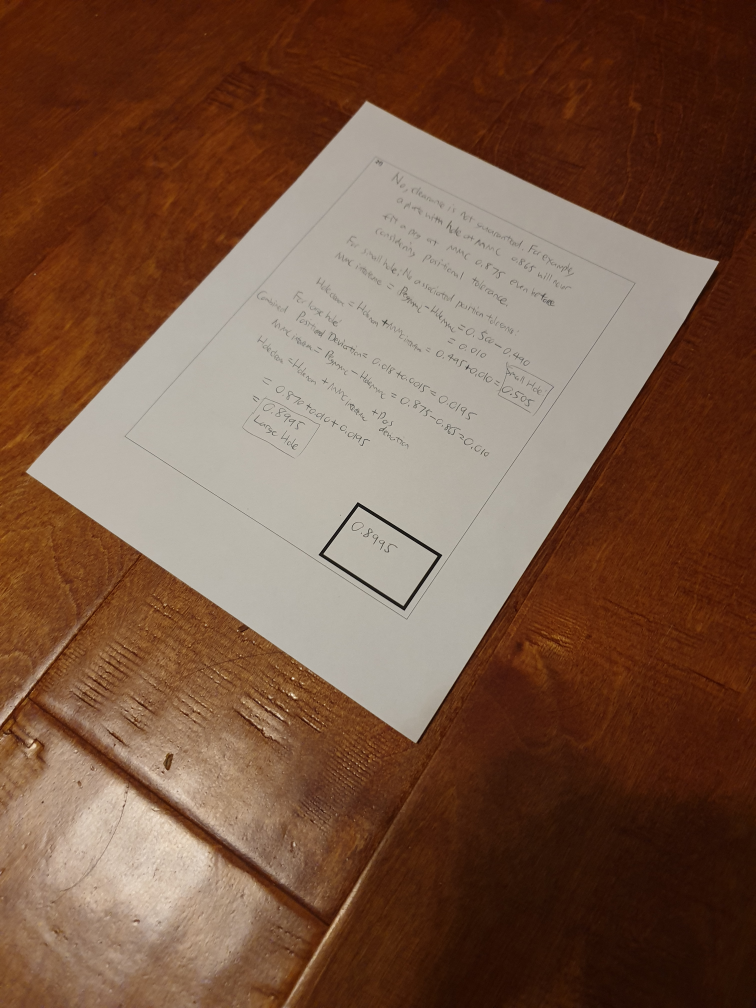
#> input picture hw2/test2.jpg, 3024 x 4032 px (shown at 1/4 size)
$ python hw2.py
#> lines starting #> are read from the running program, lines starting #| are printed output that depends on the picture; after the words box and inside, x2 and y2 are one past the last pixel; in counts of white or black regions, pixels touching at a corner belong together
# Goal: Given an input image containing a page of a document, 'scan' the page by
# outputting a well-formatted, birds-eye view of the page, the whole page, and
# nothing but the page.
import cv2
import numpy as np
import math
# Open the image + convert to grayscale in preparation for edge detection
img = cv2.imread("test2.jpg")
#> img is the input picture: shape (4032, 3024, 3); mean B, G, R 67.3, 87.1, 119.7
gray = cv2.cvtColor(img,cv2.COLOR_BGR2GRAY)
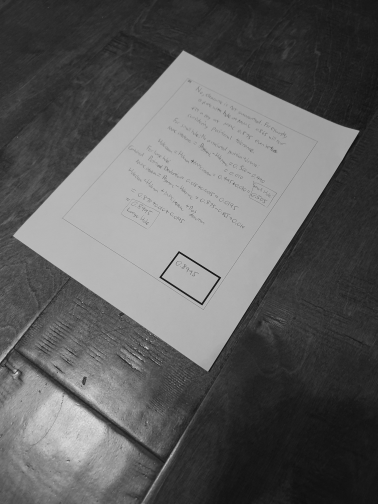
#> gray: shape (4032, 3024) (shown at 1/8 size); min 0, max 250, mean 94.6

cv2.imshow('Homework 2', gray)
cv2.waitKey(0)

# Detect edges with the Canny method (you'll need some time to calibrate your
# thresholds)
thresh = 100
useless, edges = cv2.threshold(gray, thresh, 255, cv2.THRESH_BINARY)
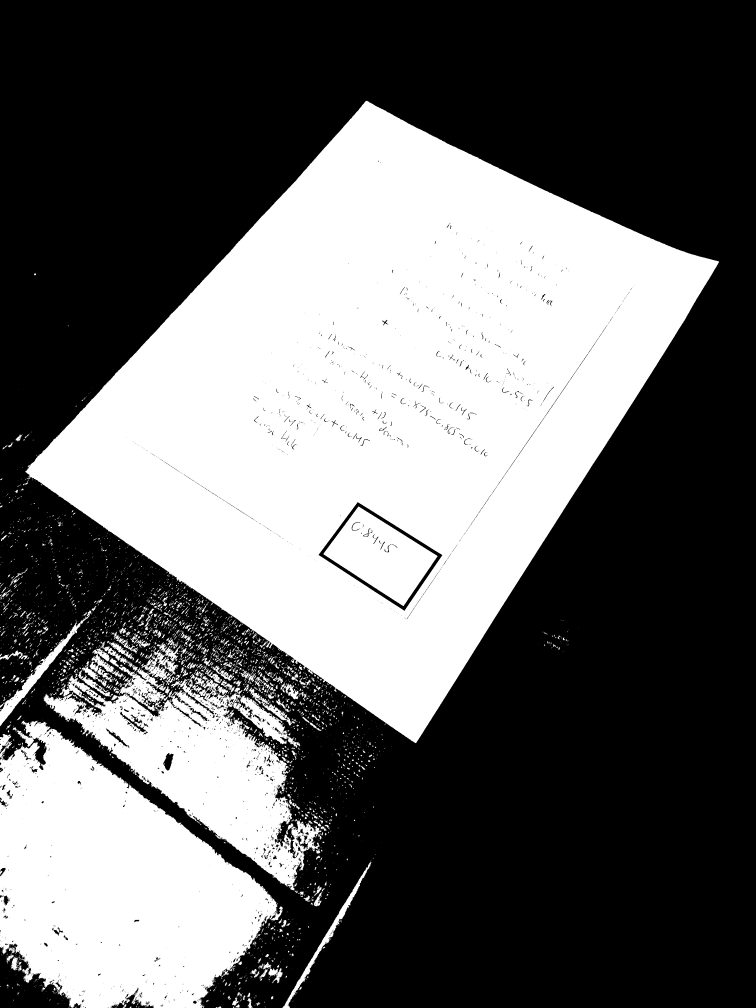
#> edges: shape (4032, 3024) (shown at 1/4 size); 40.3% white; 4401 white regions (3473 under 20 px), largest, box (x1, y1, x2, y2) and area: (101, 403, 2876, 2973) 3502320, (0, 2882, 1131, 4032) 811475, (174, 2579, 1286, 3562) 374577
#> useless = 100
cv2.imshow('Homework 2', edges)
cv2.waitKey(0)

# Dilate to strengthen Canny output as a precaution
M = np.ones((3, 3))
edges = cv2.morphologyEx(edges, cv2.MORPH_DILATE, M);
#> edges: shape (4032, 3024); 41.8% white; 1876 white regions (677 under 20 px)
cv2.imshow('Homework 2', edges)
cv2.waitKey(0)

# Identify connected components within Canny output (contours)
contours, _ = cv2.findContours(edges, cv2.RETR_LIST, cv2.CHAIN_APPROX_SIMPLE)
#> contours = 3471 contours, 2241 with area under 20; largest, box (x1, y1, x2, y2) and area: (100, 402, 2877, 2974) 3631946, (0, 2881, 1132, 4032) 836832, (172, 2548, 1294, 3563) 473597, (1275, 2009, 1768, 2442) 106266, (1293, 2025, 1751, 2425) 92043
contours = sorted(contours, key = cv2.contourArea, reverse = True)[:5]
#> contours = 5 contours; box (x1, y1, x2, y2) and area: (100, 402, 2877, 2974) 3631946, (0, 2881, 1132, 4032) 836832, (172, 2548, 1294, 3563) 473597, (1275, 2009, 1768, 2442) 106266, (1293, 2025, 1751, 2425) 92043
for i in range(len(contours)):
    # What function do we use for polynomial estimation of a contour?
    epsilon = 0.05*cv2.arcLength(contours[i],True)
    poly = cv2.approxPolyDP(contours[i],epsilon,True)
    # What criteria might we want poly to fulfill for it to be considered a page?
    if len(poly) == 4:
        # contours are weirdly formatted (every point is wrapped in another array)
        # so we need to deal with that
        poly = poly[:, 0, :]
        # Some drawing functions to illustrate the page and its four corners
        copy = img.copy()
        cv2.drawContours(copy, contours, i, (0, 255, 0), -1)
        for corner in poly:
            cv2.circle(copy, tuple(corner), 20, (0, 0, 0), -1)
        imS = cv2.resize(copy, (1920, 1080))
        cv2.imshow('Homework 2', imS)
        cv2.waitKey(0)
        # Determine perspective transform matrix
        # Be very mindful of the exact ordering of points -- the detected top-left
        # corner should be at the same index as the ideal top-left corner, and so
        # on. In the interest of time you are allowed to hardcode the corner values for
        # the supplied test image.
        poly = poly[poly[:,1].argsort()]
        top = poly[:2]
        top = top[top[:,0].argsort()]
        topLeft = top[0]
        topRight = top[1]
        bottom = poly[2:]
        bottom = bottom[bottom[:,0].argsort()]
        bottomLeft = bottom[0]
        bottomRight = bottom[1]
        #Get width and height
        widthTop = np.sqrt(((topLeft[0] - topRight[0]) ** 2) + ((topLeft[1] - topRight[1]) ** 2))
        widthBottom = np.sqrt(((bottomLeft[0] - bottomRight[0]) ** 2) + ((bottomLeft[1] - bottomRight[1]) ** 2))
        maxWidth = max(int(widthTop), int(widthBottom))
        heightTop = np.sqrt(((topLeft[0] - bottomLeft[0]) ** 2) + ((topLeft[1] - bottomLeft[1]) ** 2))
        heightBottom = np.sqrt(((bottomRight[0] - topRight[0]) ** 2) + ((bottomRight[1] - topRight[1]) ** 2))
        maxHeight = max(int(heightTop), int(heightBottom))
        src = np.float32([topLeft,topRight,bottomLeft,bottomRight])
        dst = np.float32([[0,0],[maxWidth,0],[0,maxHeight],[maxWidth,maxHeight]])
        M = cv2.getPerspectiveTransform(src, dst)
        # Perform the perspective transform
        dst = cv2.warpPerspective(img,M,(maxWidth, maxHeight),flags=cv2.INTER_LINEAR)
        break
#> this loop made 1 pass
#> (epsilon, widthTop, widthBottom, maxWidth, heightTop, heightBottom, maxHeight, src) on pass 1: (489.8, 1551, 1884.6, 1884, 2041.5, 2277, 2276, [[1465, 402], [2876, 1046], [100, 1920], [1663, 2973]])
#> pass 1, `imS = cv2.resize(copy, (1920, 1080))`:
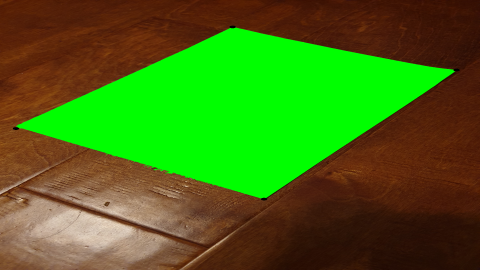
#> imS: shape (1080, 1920, 3) (shown at 1/4 size); mean B, G, R 19.5, 112.2, 66.9
#> after the loop:
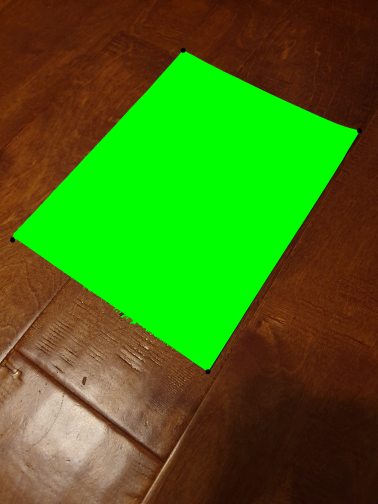
#> copy: shape (4032, 3024, 3) (shown at 1/8 size); mean B, G, R 19.5, 112.3, 67
#> after the loop, heightBottom = 2277; heightTop = 2041.5; maxHeight = 2276; maxWidth = 1884; widthBottom = 1884.6; widthTop = 1551
downsizeRatio = min(1920/maxWidth,1080/maxHeight)
#> downsizeRatio = 0.475
display = cv2.resize(dst,(math.floor(maxWidth*downsizeRatio),math.floor(maxHeight*downsizeRatio)))
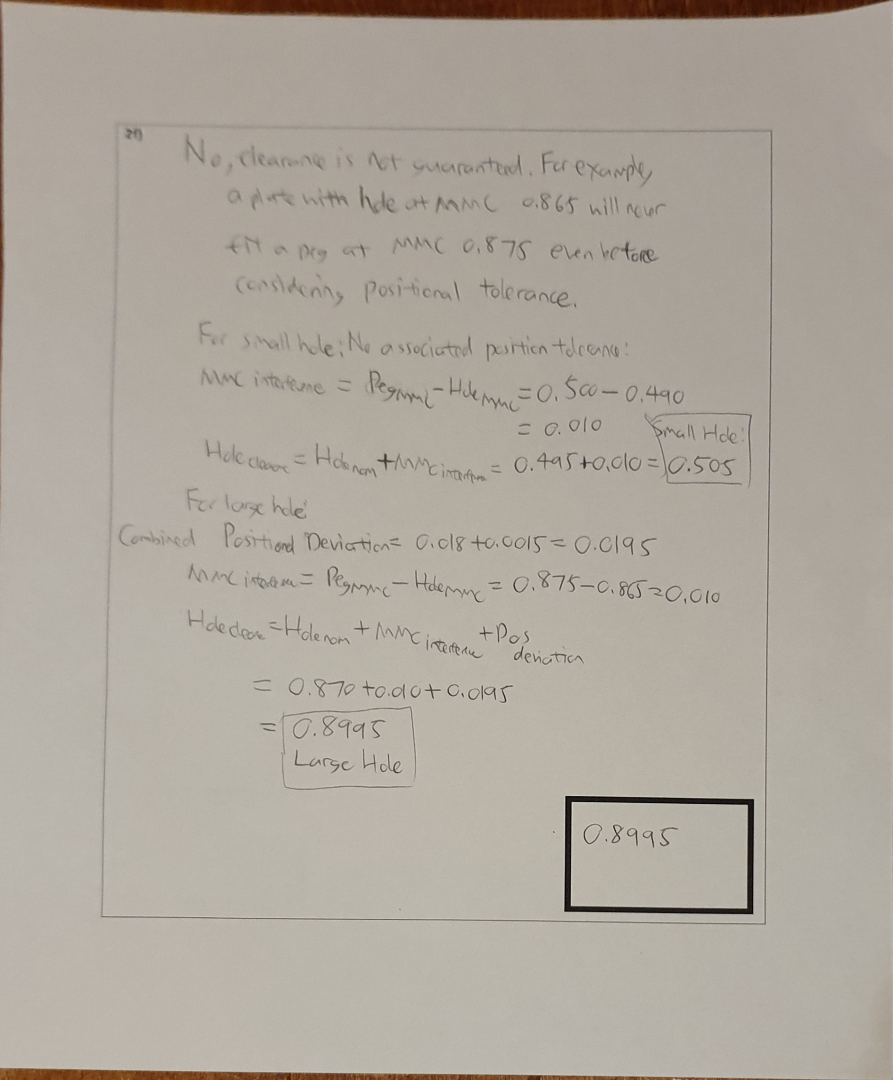
#> display: shape (1080, 893, 3); mean B, G, R 157.2, 167.6, 174.6
cv2.imshow('Homework 2', display)
cv2.waitKey(0)

# SUBMISSION INSTRUCTIONS:
# For this assignment, only this python file is necessary. If you didn't hard-code the
# points and have multiple test images that work, feel free to zip them up and send
# them over!

$ run again, with hw2/test1.jpg copied over hw2/test2.jpg
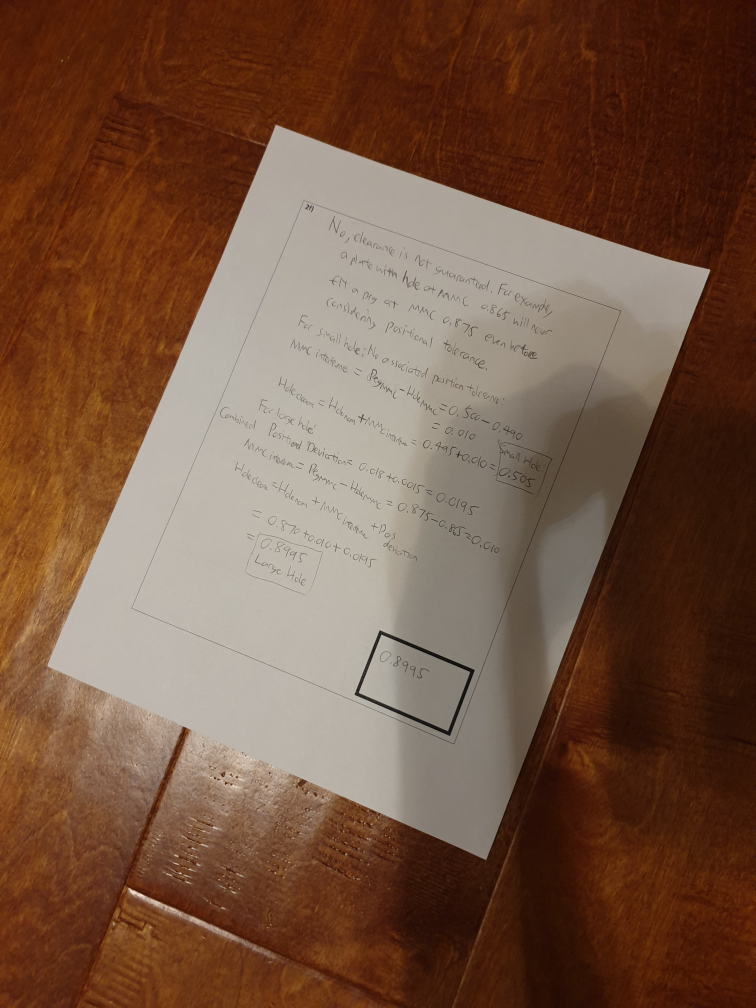
#> input picture hw2/test1.jpg, 3024 x 4032 px (shown at 1/4 size)
#> img is the input picture: shape (4032, 3024, 3); mean B, G, R 65.4, 84.7, 116.6
#> `useless, edges = cv2.threshold(gray, thresh, 255, cv2.THRESH_BINARY)`:
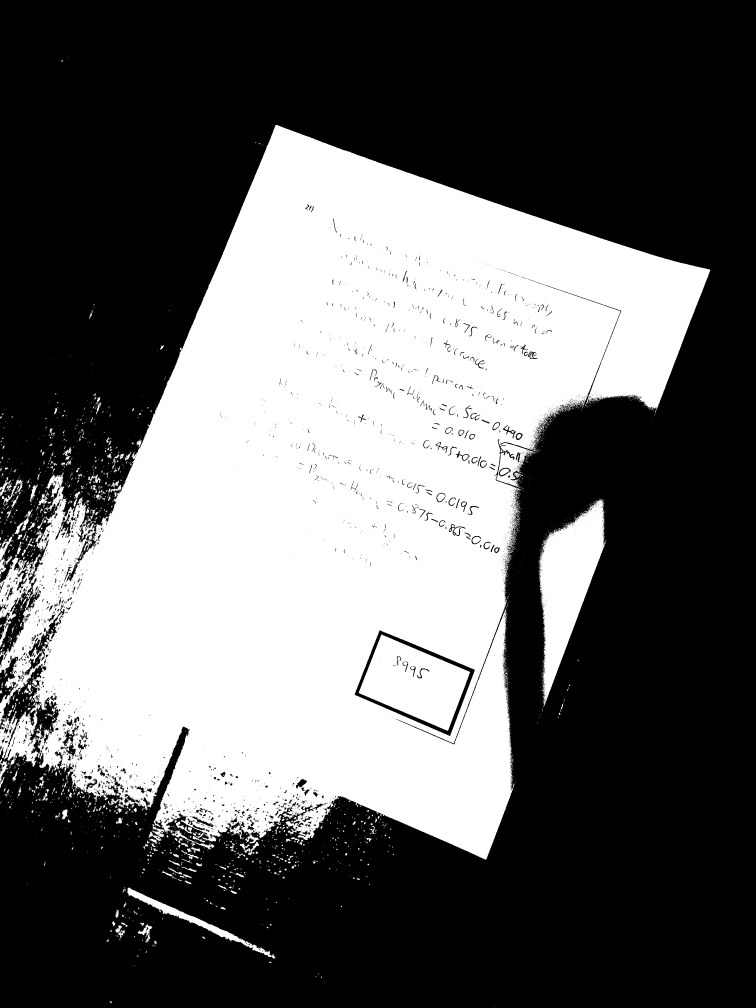
#> edges: shape (4032, 3024) (shown at 1/4 size); 38.8% white; 4189 white regions (3649 under 20 px), largest, box (x1, y1, x2, y2) and area: (0, 499, 2841, 3439) 4446073, (2154, 1995, 2423, 2827) 104798, (1435, 2538, 1880, 2923) 96377
#> useless = 100
#> `contours, _ = cv2.findContours(edges, cv2.RETR_LIST, cv2.CHAIN_APPROX_..`: contours = 3580 contours, 2623 with area under 20; largest, box (x1, y1, x2, y2) and area: (0, 498, 2842, 3440) 4745530, (1419, 2521, 1899, 2943) 114923, (2151, 1994, 2427, 2828) 111418, (1434, 2537, 1881, 2924) 98427, (508, 3550, 1104, 3836) 16095
#> `contours = sorted(contours, key = cv2.contourArea, reverse = True)[:5]`: contours = 5 contours; box (x1, y1, x2, y2) and area: (0, 498, 2842, 3440) 4745530, (1419, 2521, 1899, 2943) 114923, (2151, 1994, 2427, 2828) 111418, (1434, 2537, 1881, 2924) 98427, (508, 3550, 1104, 3836) 16095
#> the loop `for i in range(len(contours)):` made 1 pass
#> (epsilon, widthTop, widthBottom, maxWidth, heightTop, heightBottom, maxHeight, src) on pass 1: (1298.3, 1833.8, 1964.9, 1964, 2873.3, 2525.7, 2873, [[1101, 499], [2841, 1078], [0, 3153], [1944, 3439]])
#> after the loop `for i in range(len(contours)):`: heightBottom = 2525.7; heightTop = 2873.3; maxHeight = 2873; maxWidth = 1964; widthBottom = 1964.9; widthTop = 1833.8
#> downsizeRatio = 0.376
#> `display = cv2.resize(dst,(math.floor(maxWidth*downsizeRatio),math.floo..`:
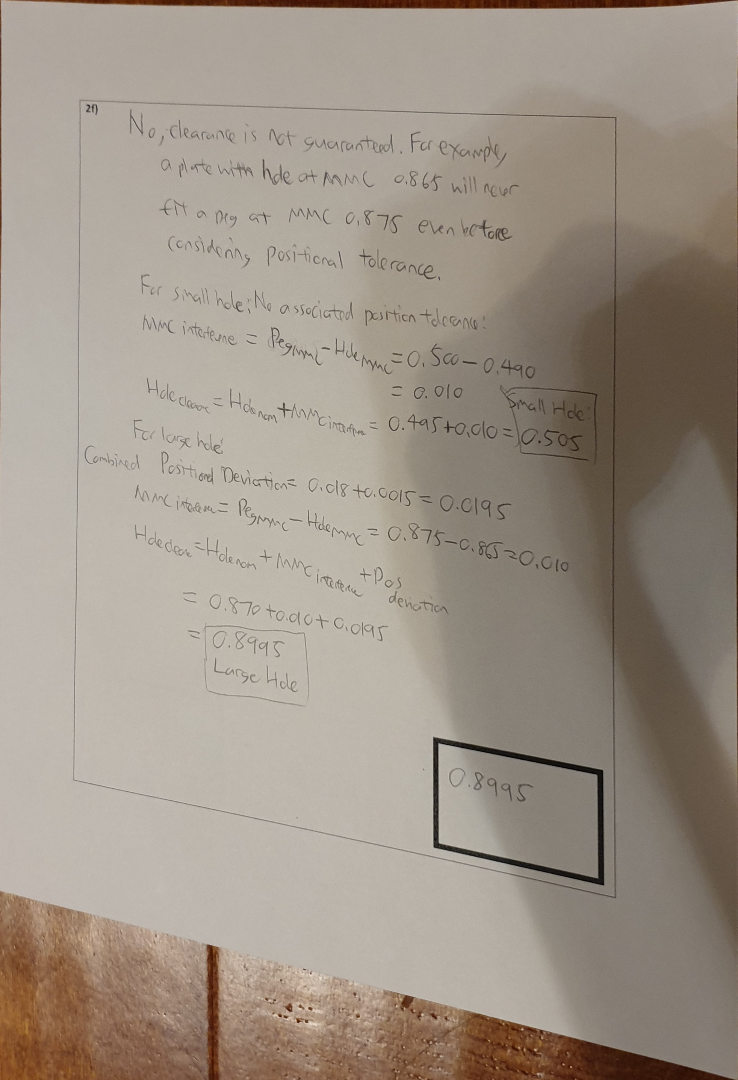
#> display: shape (1080, 738, 3); mean B, G, R 135, 147.1, 158
